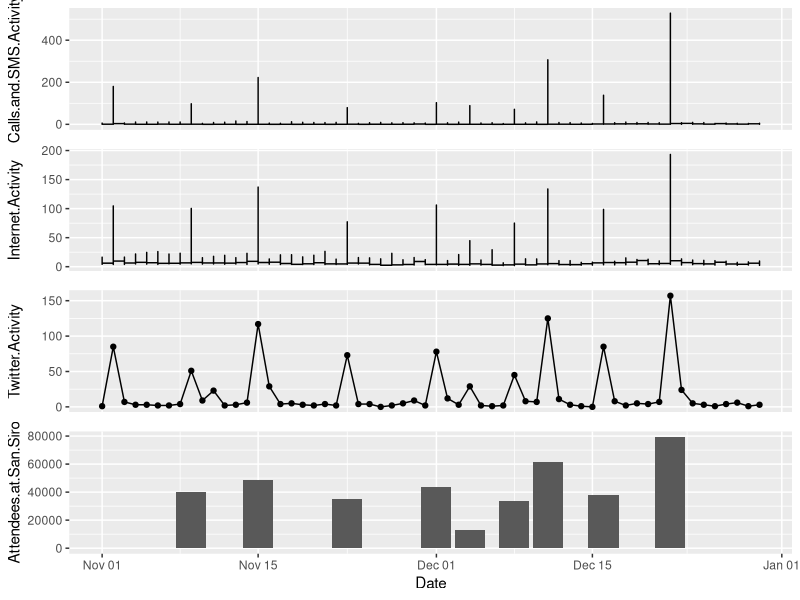
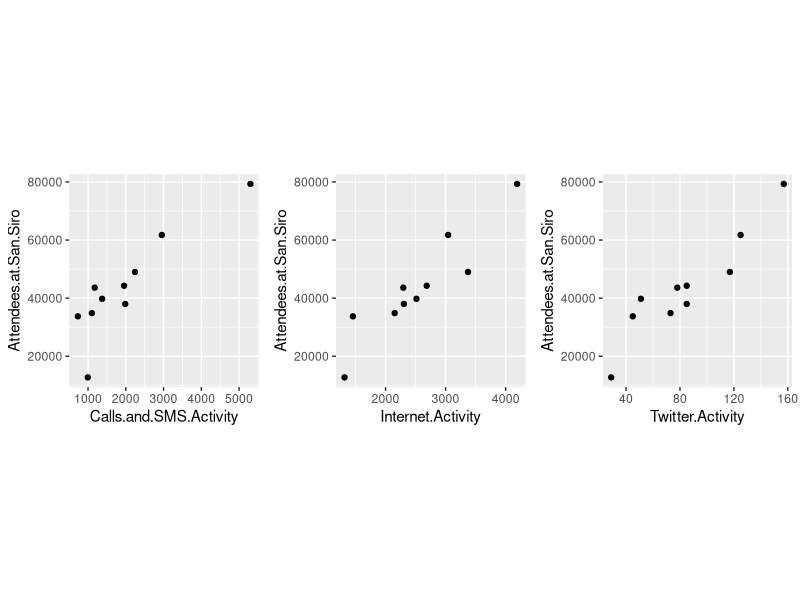

These charts were generated, in order, by the following R code: (Note: this script raises an error after producing the figures.)
## ---- chunk 1
library(ggplot2)
library(scales)
library(grid)
library(plyr)
library(gridExtra)
knitr::opts_chunk$set(echo = TRUE)
## ---- chunk 2
san_siero.attendees = read.csv('./data/Attendees_San_Siro.csv')
san_siero.phone_data = read.csv('./data/San_Siro_Mobile_Phone_Data.csv')
san_siero.twitter_data = read.csv('./data/San_Siro_Twitter_Data.csv')

linate.data = read.csv('./data/Linate_Data.csv')
linate.flight_schedule = read.csv('./data/Linate_Flights_Schedule.csv')

san_siero.phone_data$Timestamp = as.Date(strptime(san_siero.phone_data$Timestamp, 
                                                  "%Y-%m-%d %H:%M:%S"))
san_siero.twitter_data$Timestamp = as.Date(san_siero.twitter_data$Timestamp)
san_siero.attendees$Date = as.Date(san_siero.attendees$Date)
## ---- chunk 3
dplyr::glimpse(san_siero.attendees)
## ---- chunk 4
dplyr::glimpse(san_siero.phone_data)
## ---- chunk 5
dplyr::glimpse(san_siero.twitter_data)
## ---- chunk 6
dplyr::glimpse(linate.data)
## ---- chunk 7
dplyr::glimpse(linate.flight_schedule)
## ---- chunk 8
p1 <- ggplot(san_siero.phone_data, aes(Timestamp, Calls.and.SMS.Activity)) + 
              geom_step(direction='hv') + theme(axis.text.x=element_blank(),
                                                axis.title.x=element_blank(),
                                                axis.ticks.x=element_blank())
p2 <- ggplot(san_siero.phone_data, aes(Timestamp, Internet.Activity)) + 
              geom_step(direction='hv') + theme(axis.text.x=element_blank(),
                                                axis.title.x=element_blank(),
                                                axis.ticks.x=element_blank())
p3 <- ggplot(san_siero.twitter_data, aes(Timestamp, Twitter.Activity)) + 
              geom_line() + 
              geom_point() + theme(axis.text.x=element_blank(),
                                   axis.title.x=element_blank(),
                                   axis.ticks.x=element_blank())
p4 <- ggplot(san_siero.attendees, aes(Date, Attendees.at.San.Siro)) + 
              geom_bar(stat='identity') + 
              scale_x_date(limits = c(as.Date('2013-11-01'), as.Date('2013-12-30')))

grid.draw(rbind(ggplotGrob(p1), 
                ggplotGrob(p2), 
                ggplotGrob(p3), 
                ggplotGrob(p4), size="last"))
## ---- chunk 9
san_siero.daily_data <- aggregate(san_siero.phone_data$Calls.and.SMS.Activity, 
                                  by=list(Category=san_siero.phone_data$Timestamp), 
                                  FUN=sum)
san_siero.daily_data <- rename(san_siero.daily_data, c("x"="Calls.and.SMS.Activity"))
san_siero.daily_data$Internet.Activity = aggregate(san_siero.phone_data$Internet.Activity, 
                                         by=list(Cateogry=san_siero.phone_data$Timestamp), 
                                         FUN=sum)$x
san_siero.daily_data$Twitter.Activity = san_siero.twitter_data$Twitter.Activity
san_siero.daily_data <- rename(san_siero.daily_data, c("Category"="Date"))
san_siero.daily_attending_data <- merge(san_siero.daily_data, san_siero.attendees, 
                                        by="Date")

p1 <- ggplot(san_siero.daily_attending_data, aes(Calls.and.SMS.Activity, 
                                                 Attendees.at.San.Siro)) + geom_point()
p2 <- ggplot(san_siero.daily_attending_data, aes(Internet.Activity, 
                                                 Attendees.at.San.Siro)) + geom_point()
p3 <- ggplot(san_siero.daily_attending_data, aes(Twitter.Activity, 
                                                 Attendees.at.San.Siro)) + geom_point()
grid.arrange(p1, p2, p3, ncol=3, nrow=1, respect=TRUE)
## ---- chunk 10
linate_flight_data = read.csv('./data/Linate_wrangled.csv')
linate_flight_data$Timestamp = as.Date(strptime(linate_flight_data$Timestamp, 
                                                "%Y-%m-%d %H:%M:%S"))

p1 <- ggplot(linate_flight_data, aes(Calls.and.SMS.Activity, Flights)) + geom_point()
p2 <- ggplot(linate_flight_data, aes(Internet.Activity, Flights)) + geom_point()
p3 <- ggplot(linate_flight_data, aes(Twitter.Activity, Flights)) + geom_point()
grid.arrange(p1, p2, p3, ncol=3, nrow=1, respect=TRUE)
